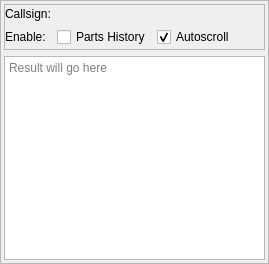
<?xml version="1.0" encoding="UTF-8"?>
<ui version="4.0">
 <class>CAircraftPartsHistory</class>
 <widget class="QFrame" name="CAircraftPartsHistory">
  <property name="geometry">
   <rect>
    <x>0</x>
    <y>0</y>
    <width>269</width>
    <height>264</height>
   </rect>
  </property>
  <property name="windowTitle">
   <string>Frame</string>
  </property>
  <property name="frameShape">
   <enum>QFrame::StyledPanel</enum>
  </property>
  <property name="frameShadow">
   <enum>QFrame::Raised</enum>
  </property>
  <layout class="QVBoxLayout" name="verticalLayout">
   <property name="leftMargin">
    <number>3</number>
   </property>
   <property name="topMargin">
    <number>3</number>
   </property>
   <property name="rightMargin">
    <number>3</number>
   </property>
   <property name="bottomMargin">
    <number>3</number>
   </property>
   <item>
    <widget class="QFrame" name="fr_DataEntry">
     <property name="frameShape">
      <enum>QFrame::StyledPanel</enum>
     </property>
     <property name="frameShadow">
      <enum>QFrame::Raised</enum>
     </property>
     <layout class="QFormLayout" name="formLayout">
      <property name="leftMargin">
       <number>0</number>
      </property>
      <property name="topMargin">
       <number>2</number>
      </property>
      <property name="rightMargin">
       <number>0</number>
      </property>
      <property name="bottomMargin">
       <number>2</number>
      </property>
      <item row="0" column="0">
       <widget class="QLabel" name="lbl_Callsign">
        <property name="text">
         <string>Callsign:</string>
        </property>
       </widget>
      </item>
      <item row="0" column="1">
       <widget class="swift::gui::components::CCallsignCompleter" name="comp_CallsignCompleter"/>
      </item>
      <item row="2" column="0">
       <widget class="QLabel" name="lbl_Enable">
        <property name="text">
         <string>Enable:</string>
        </property>
       </widget>
      </item>
      <item row="2" column="1">
       <widget class="QWidget" name="wi_CheckBoxes" native="true">
        <layout class="QHBoxLayout" name="hl_CheckBoxes">
         <property name="leftMargin">
          <number>0</number>
         </property>
         <property name="topMargin">
          <number>0</number>
         </property>
         <property name="rightMargin">
          <number>0</number>
         </property>
         <property name="bottomMargin">
          <number>0</number>
         </property>
         <item>
          <widget class="QCheckBox" name="cb_PartsHistoryEnabled">
           <property name="toolTip">
            <string>enable logging of reverse lookup messages</string>
           </property>
           <property name="text">
            <string>Parts History</string>
           </property>
          </widget>
         </item>
         <item>
          <widget class="QCheckBox" name="cb_AutoScrollEnabled">
           <property name="text">
            <string>Autoscroll</string>
           </property>
           <property name="checked">
            <bool>true</bool>
           </property>
          </widget>
         </item>
         <item>
          <spacer name="hs_CheckBoxes">
           <property name="orientation">
            <enum>Qt::Horizontal</enum>
           </property>
           <property name="sizeHint" stdset="0">
            <size>
             <width>40</width>
             <height>20</height>
            </size>
           </property>
          </spacer>
         </item>
        </layout>
       </widget>
      </item>
     </layout>
    </widget>
   </item>
   <item>
    <widget class="QTextEdit" name="te_Messages">
     <property name="documentTitle">
      <string>Messages</string>
     </property>
     <property name="readOnly">
      <bool>true</bool>
     </property>
     <property name="placeholderText">
      <string>Result will go here</string>
     </property>
    </widget>
   </item>
  </layout>
 </widget>
 <customwidgets>
  <customwidget>
   <class>swift::gui::components::CCallsignCompleter</class>
   <extends>QFrame</extends>
   <header>gui/components/callsigncompleter.h</header>
   <container>1</container>
  </customwidget>
 </customwidgets>
 <resources/>
 <connections/>
</ui>
